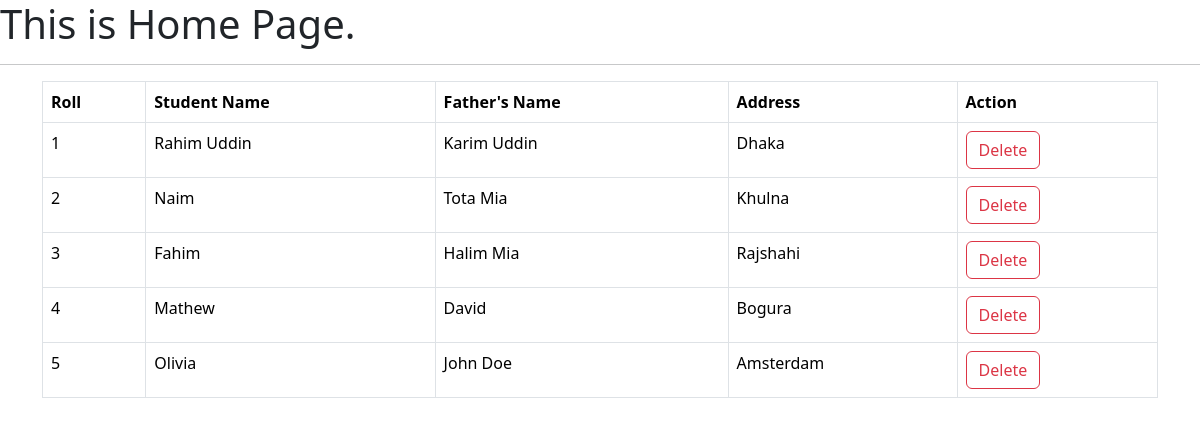
The page / on the database its author committed.
### first_app/models.py (models this page shows, shortened)
class Student(models.Model):
    name = models.CharField(max_length=20)
    roll = models.IntegerField(primary_key=True)
    address = models.TextField()
    fathers_name = models.TextField(default='FathersName')

### first_app/views.py (the view)
# urls.py: path('', views.home, name='homepage'),
def home(request):
    student = models.Student.objects.all()
    return render(request, 'home.html', {'data':student})

### first_app/templates/home.html (shortened to what this page needs)
<!DOCTYPE html>
<html lang="en">
  <head>
    <link
      href="https://cdn.jsdelivr.net/npm/bootstrap@5.3.3/dist/css/bootstrap.min.css"
      rel="stylesheet"
    />
  </head>
  <body>
    <h1>This is Home Page.</h1>
    <hr />
    {% if data %}
    <div class="container">
        <table class="table table-bordered">
            <thead>
              <tr>
                <th scope="col">Roll</th>
                <th scope="col">Student Name</th>
                <th scope="col">Father's Name</th>
                <th scope="col">Address</th>
                <th scope="col">Action</th>
              </tr>
            </thead>
            <tbody>
              {% for student in data %}
              <tr>
                <td>{{student.roll}}</td>
                <td>{{student.name}}</td>
                <td>{{student.fathers_name}}</td>
                <td>{{student.address}}</td>
                <td><a href="{% url 'delete_student' student.roll %}" class="btn btn-outline-danger">Delete</a></td>
              </tr>
              {% endfor %}
            </tbody>
          </table>
    </div>
    {% else %}
    <h3>No data available to show!!</h3>
    {% endif %}
  </body>
</html>

### rows shown on the page
Student: roll "1", name "Rahim Uddin", fathers_name "Karim Uddin", address "Dhaka"
Student: roll "2", name "Naim", fathers_name "Tota Mia", address "Khulna"
Student: roll "3", name "Fahim", fathers_name "Halim Mia", address "Rajshahi"
Student: roll "4", name "Mathew", fathers_name "David", address "Bogura"
Student: roll "5", name "Olivia", fathers_name "John Doe", address "Amsterdam"
